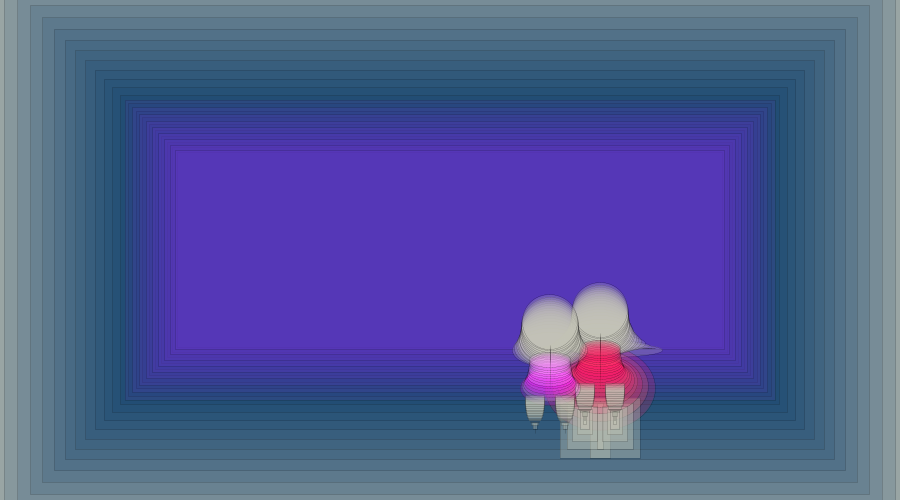
Frame 1 (no input)
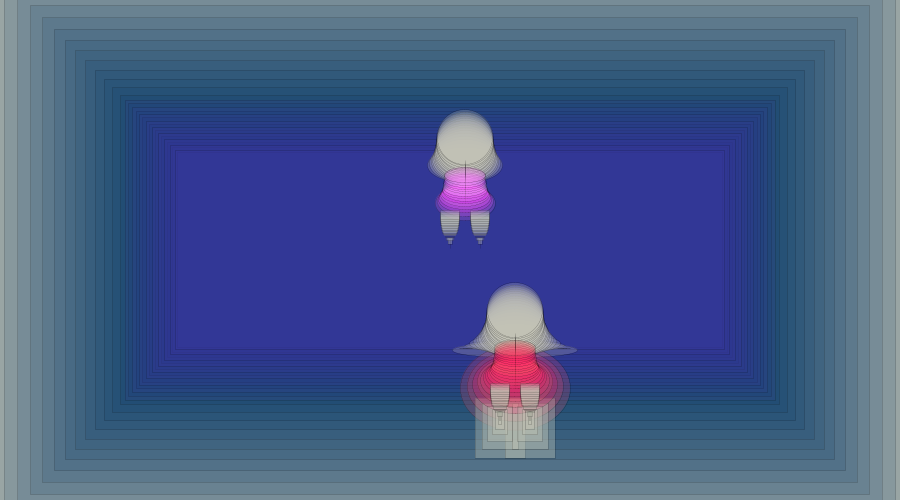
Frame 60 (the mouse pressed at the canvas centre just before this capture)
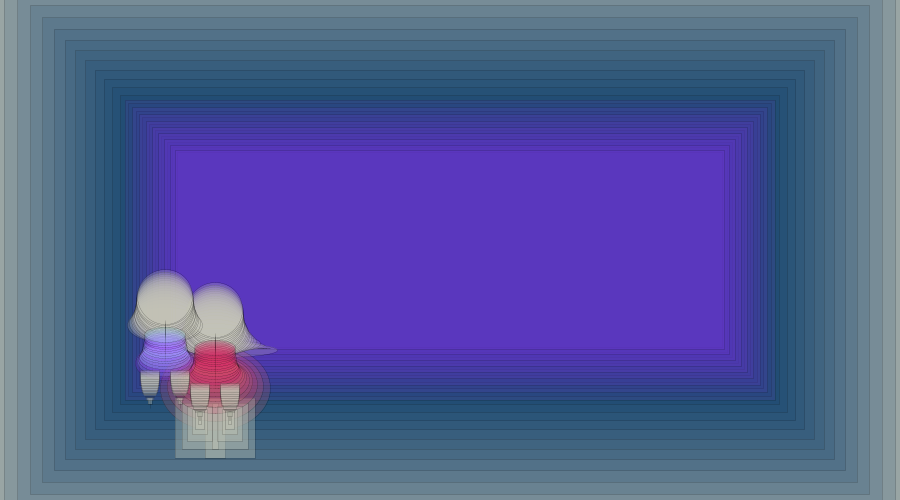
Frame 120 (the mouse held since frame 60 and released just before this capture)

The Processing sketch that drew these frames (run headless with seeded random() and noise(); from frame 60 on, the mouse is pressed at the canvas centre):

// Processing sketch: processing_56885
// ── processing_56885.pde

int speedX;
int speedY;
int posX;
int posY;

void setup() {

speedX = 5;
speedY = 5;
posX = width/2;
posY = height/2;
size(900, 500); 
smooth();
frameRate(15);
}

void draw() {
 background(#C4C5B5);  
 
drawRect(width/2,height/2,600,99); 
drawRect(width/2,height/2,300,random(150,255)); 

drawCircle(150+posX,350, 70,100);
drawCircle(100+posX,posY+100,20,255);


pushMatrix();
translate(speedX,speedY);
//drawCircle(100,posY,100);
popMatrix();
if(posX <0){
speedX *= -1;
}else if (posX >550){
speedX*=-1;
}else if (posY<0){
speedY*=-1;
}else if (posY >300){
  speedY*=-1;
}
posX +=speedX;
posY +=speedY;
}
void drawRect(int x, int y, float r, float c) {
 fill(c-99, 54, c ,30);
 strokeWeight(0.15); 
 rectMode(CENTER);
 rect(x,y,r+350,r);
 if (r > 200) {
  r *= 0.95f;
  drawRect(x, y, r,c);
  }
}


void drawCircle(int x, int y, float r,float c) {
  strokeWeight(0.15); 
  fill(196,197,181,60);
  ellipse(x, y, r+55, r-55);
  y=y-2;
  fill(x,random(c),c,50);
  ellipse(x,y+40,r+40,r+15);
  line(x,y+25,x,y+40);
  fill(196,197,181,90);
  rect(x-15,y+80,r-20,r-10);
  rect(x+15,y+80,r-20,r-10);
  if (r > 1) {
    r *= 0.80f;
    drawCircle(x, y, r,c);
  }
}           
